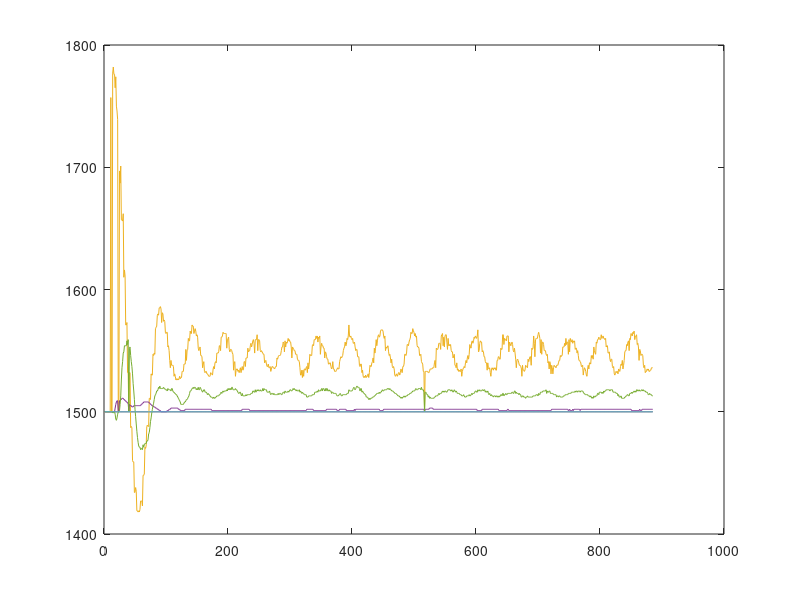
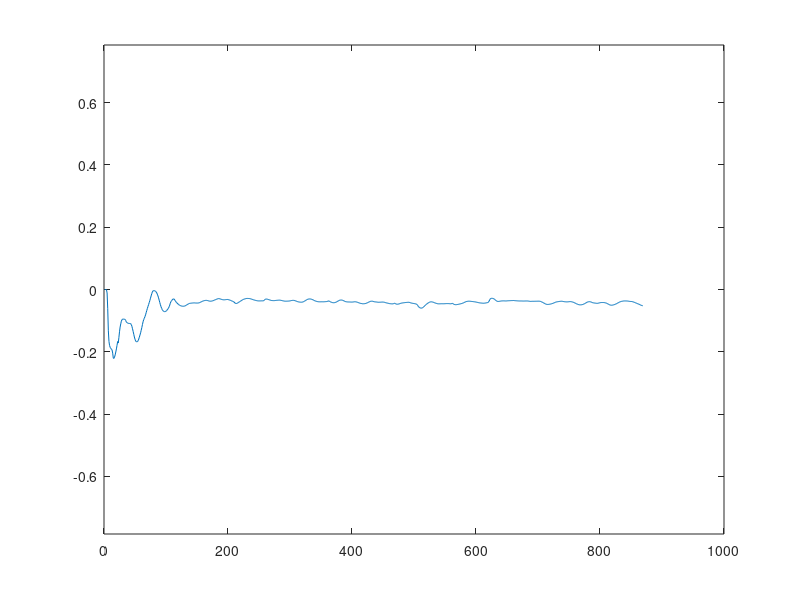
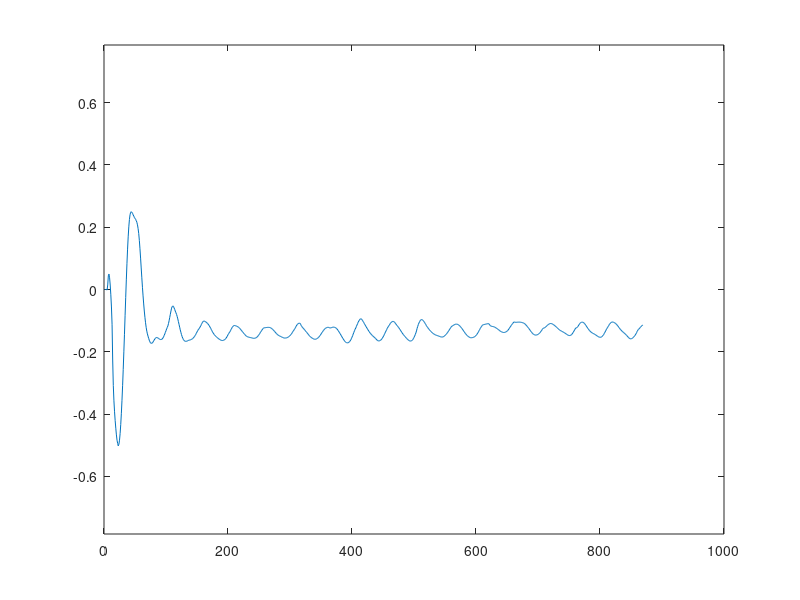
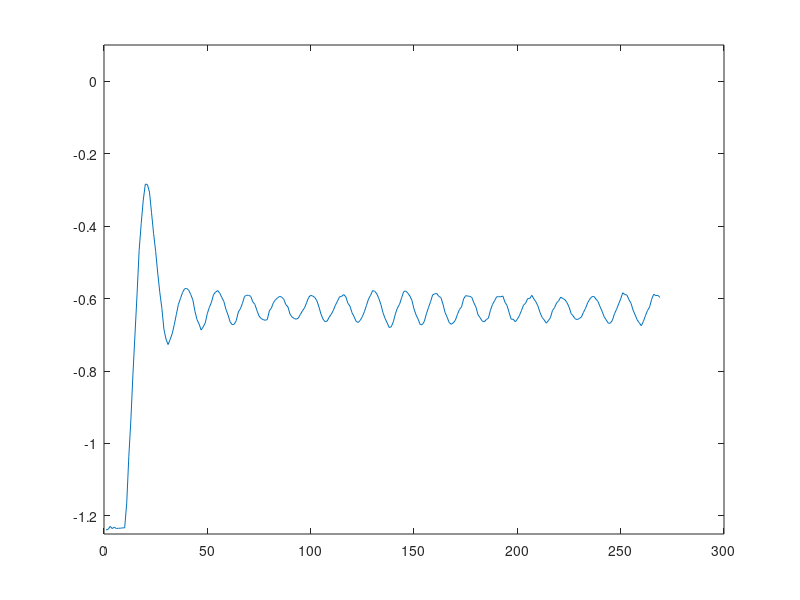

Source code (MATLAB) for these figures, in order:
clear
clc
close all

%% Load Data
data_override = load('override.mat');
data_pitch = load('pitch.mat');
data_rel_alt = load('rel_alt.mat');
data_roll = load('roll.mat');
data_tau_stb = load('tau_stb.mat');

%% Plot
% Override
figure(1)
plot(data_override.override)
ylim([1400 1800])

% Roll
figure(2)
plot(data_roll.roll)
ylim([-0.7854 0.7854])

% Pitch
figure(3)
plot(data_pitch.pitch)
ylim([-0.7854 0.7854])

% Depth
figure(4)
plot(data_rel_alt.rel_alt)
ylim([-1.25 0.1])

% tau_stb
figure(5)
plot(data_tau_stb.tau_stb)
ylim([-100 300])